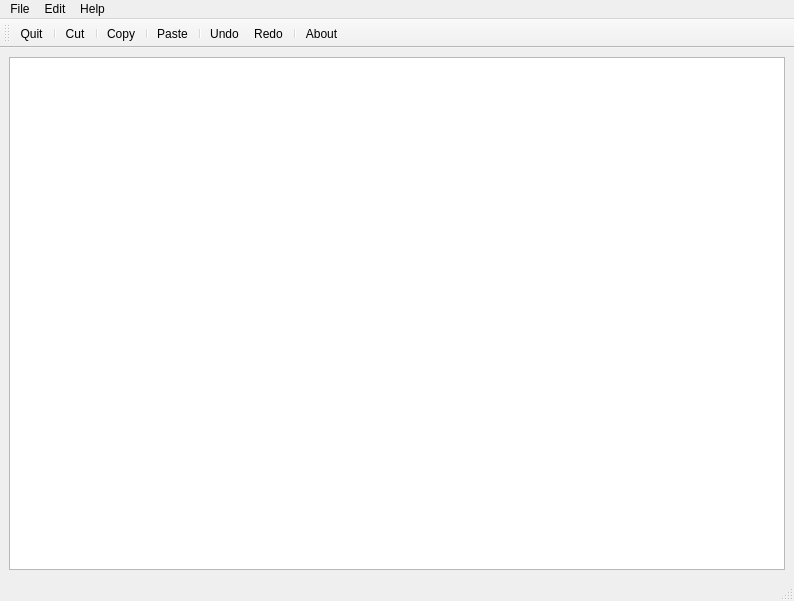
<?xml version="1.0" encoding="UTF-8"?>
<ui version="4.0">
 <class>MainWindow</class>
 <widget class="QMainWindow" name="MainWindow">
  <property name="geometry">
   <rect>
    <x>0</x>
    <y>0</y>
    <width>794</width>
    <height>601</height>
   </rect>
  </property>
  <property name="windowTitle">
   <string>MainWindow</string>
  </property>
  <widget class="QWidget" name="centralwidget">
   <layout class="QVBoxLayout" name="verticalLayout">
    <item>
     <widget class="QTextEdit" name="textEdit"/>
    </item>
   </layout>
  </widget>
  <widget class="QMenuBar" name="menubar">
   <property name="geometry">
    <rect>
     <x>0</x>
     <y>0</y>
     <width>794</width>
     <height>30</height>
    </rect>
   </property>
   <widget class="QMenu" name="menuFile">
    <property name="title">
     <string>File</string>
    </property>
    <addaction name="actionQuit"/>
   </widget>
   <widget class="QMenu" name="menuEdit">
    <property name="title">
     <string>Edit</string>
    </property>
    <addaction name="actionCut"/>
    <addaction name="actionCopy"/>
    <addaction name="actionPaste"/>
    <addaction name="separator"/>
    <addaction name="actionUndo"/>
    <addaction name="actionRedo"/>
   </widget>
   <widget class="QMenu" name="menuHelp">
    <property name="title">
     <string>Help</string>
    </property>
    <addaction name="actionAbout"/>
    <addaction name="actionAbout_QT"/>
   </widget>
   <addaction name="menuFile"/>
   <addaction name="menuEdit"/>
   <addaction name="menuHelp"/>
  </widget>
  <widget class="QStatusBar" name="statusbar"/>
  <widget class="QToolBar" name="toolBar">
   <property name="windowTitle">
    <string>toolBar</string>
   </property>
   <attribute name="toolBarArea">
    <enum>TopToolBarArea</enum>
   </attribute>
   <attribute name="toolBarBreak">
    <bool>false</bool>
   </attribute>
   <addaction name="actionQuit"/>
   <addaction name="separator"/>
   <addaction name="actionCut"/>
   <addaction name="separator"/>
   <addaction name="actionCopy"/>
   <addaction name="separator"/>
   <addaction name="actionPaste"/>
   <addaction name="separator"/>
   <addaction name="actionUndo"/>
   <addaction name="actionRedo"/>
   <addaction name="separator"/>
   <addaction name="actionAbout"/>
  </widget>
  <action name="actionCut">
   <property name="icon">
    <iconset resource="resource.qrc">
     <normaloff>:/images/cutIcon.png</normaloff>:/images/cutIcon.png</iconset>
   </property>
   <property name="text">
    <string>Cut</string>
   </property>
  </action>
  <action name="actionCopy">
   <property name="icon">
    <iconset resource="resource.qrc">
     <normaloff>:/images/copyIcon.png</normaloff>:/images/copyIcon.png</iconset>
   </property>
   <property name="text">
    <string>Copy</string>
   </property>
  </action>
  <action name="actionPaste">
   <property name="icon">
    <iconset resource="resource.qrc">
     <normaloff>:/images/pasteIcon.png</normaloff>:/images/pasteIcon.png</iconset>
   </property>
   <property name="text">
    <string>Paste</string>
   </property>
  </action>
  <action name="actionQuit">
   <property name="icon">
    <iconset resource="resource.qrc">
     <normaloff>:/images/quitIcon.png</normaloff>:/images/quitIcon.png</iconset>
   </property>
   <property name="text">
    <string>Quit</string>
   </property>
  </action>
  <action name="actionUndo">
   <property name="icon">
    <iconset resource="resource.qrc">
     <normaloff>:/images/undoIcon.png</normaloff>:/images/undoIcon.png</iconset>
   </property>
   <property name="text">
    <string>Undo</string>
   </property>
  </action>
  <action name="actionRedo">
   <property name="icon">
    <iconset resource="resource.qrc">
     <normaloff>:/images/redoIcon.png</normaloff>:/images/redoIcon.png</iconset>
   </property>
   <property name="text">
    <string>Redo</string>
   </property>
  </action>
  <action name="actionAbout">
   <property name="icon">
    <iconset resource="resource.qrc">
     <normaloff>:/images/aboutQtIcon.png</normaloff>:/images/aboutQtIcon.png</iconset>
   </property>
   <property name="text">
    <string>About</string>
   </property>
  </action>
  <action name="actionAbout_QT">
   <property name="icon">
    <iconset resource="resource.qrc">
     <normaloff>:/images/aboutIcon.png</normaloff>:/images/aboutIcon.png</iconset>
   </property>
   <property name="text">
    <string>About QT</string>
   </property>
  </action>
 </widget>
 <resources>
  <include location="resource.qrc"/>
 </resources>
 <connections/>
</ui>
